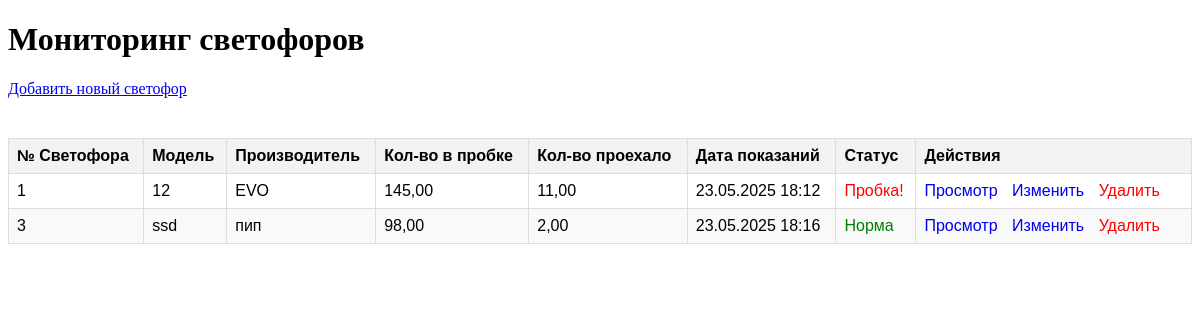
The page / on the database its author committed.
### machines/models.py (models this page shows, shortened)
class Machine(models.Model):
    machine_number = models.CharField(max_length=50, unique=True, verbose_name="Номер светофора")
    last_maintenance = models.DateField(verbose_name="Дата включения", null=True, blank=True)
    installation_date = models.DateField(verbose_name="Дата выключения")
    manufacturer = models.CharField(max_length=100, verbose_name="Производитель")
    model = models.CharField(max_length=100, verbose_name="Модель")
    class Meta:
        verbose_name = "Светофор"
        verbose_name_plural = "Светофоры"

class MachineReading(models.Model):
    reading_number = models.AutoField(primary_key=True, verbose_name="№ светофора")
    machine = models.ForeignKey(Machine, on_delete=models.CASCADE, verbose_name="Светофор")
    timestamp = models.DateTimeField(verbose_name="Дата и время")
    vibration_frequency = models.DecimalField(max_digits=6, decimal_places=2, verbose_name="Кол-во машин в пробке")
    power_consumption = models.DecimalField(max_digits=6, decimal_places=2, verbose_name="Кол-во проехало")
    temperature = models.DecimalField(max_digits=6, decimal_places=2, verbose_name="")
    notes = models.TextField(blank=True, verbose_name="Примечания")
    class Meta:
        verbose_name = "Показание светофора"
        verbose_name_plural = "Показания светофоров"
        ordering = ['-timestamp']

### machines/views.py (the view)
# urls.py: path('', views.MachineListView.as_view(), name='machine-list'),
class MachineListView(ListView):
    model = Machine
    template_name = 'machines/machine_list.html'
    context_object_name = 'machines'
    def get_context_data(self, **kwargs):
        context = super().get_context_data(**kwargs)
        machines_with_readings = []
        for machine in context['machines']:
            last_reading = MachineReading.objects.filter(machine=machine).last()
            machines_with_readings.append({
                'machine': machine,
                'last_reading': last_reading
            })
        context['machines_with_readings'] = machines_with_readings
        return context

### machines/templates/machines/machine_list.html (shortened to what this page needs)
<!DOCTYPE html>
<html>
<head>
</head>
<body>
    <h1>Мониторинг светофоров</h1>
    <a href="{% url 'machine-create' %}" style="display: inline-block; margin-bottom: 20px;">Добавить новый светофор</a>
    <table>
        <thead>
            <tr>
                <th>№ Светофора</th>
                <th>Модель</th>
                <th>Производитель</th>
                <th>Кол-во в пробке</th>
                <th>Кол-во проехало</th>
                <th>Дата показаний</th>
                <th>Статус</th>
                <th>Действия</th>
            </tr>
        </thead>
        <tbody>
            {% for item in machines_with_readings %}
            <tr>
                <td>{{ item.machine.machine_number }}</td>
                <td>{{ item.machine.model }}</td>
                <td>{{ item.machine.manufacturer }}</td>
                <td>
                    {% if item.last_reading %}
                        {{ item.last_reading.vibration_frequency }}
                    {% else %}
                        Нет данных
                    {% endif %}
                </td>
                <td>
                    {% if item.last_reading %}
                        {{ item.last_reading.power_consumption }}
                    {% else %}
                        Нет данных
                    {% endif %}
                </td>
                <td>
                    {% if item.last_reading %}
                        {{ item.last_reading.timestamp|date:"d.m.Y H:i" }}
                    {% else %}
                        -
                    {% endif %}
                </td>
                <td class="{% if item.last_reading and item.last_reading.vibration_frequency > 100 %}status-danger{% elif item.last_reading %}status-ok{% endif %}">
                    {% if item.last_reading %}
                        {% if item.last_reading.vibration_frequency > 100 %}
                            Пробка!
                        {% else %}
                            Норма
                        {% endif %}
                    {% else %}
                        Нет данных
                    {% endif %}
                </td>
                <td class="action-links">
                    <a href="{% url 'machine-detail' item.machine.pk %}">Просмотр</a>
                    <a href="{% url 'machine-update' item.machine.pk %}">Изменить</a>
                    <a href="{% url 'machine-delete' item.machine.pk %}" style="color: red;">Удалить</a>
                </td>
            </tr>
            {% endfor %}
        </tbody>
    </table>
</body>
</html>

### machines/templates/machines/machine_list.html (style rules this page uses)
table { width: 100%; border-collapse: collapse; margin: 20px 0; font-family: Arial, sans-serif; }
th, td { border: 1px solid #ddd; padding: 8px; text-align: left; }
th { background-color: #f2f2f2; position: sticky; top: 0; }
tr:nth-child(even) { background-color: #f9f9f9; }
.status-ok { color: green; }
.status-danger { color: red; }
.action-links a { margin-right: 10px; text-decoration: none; }

### rows shown on the page
Machine: machine.machine_number "1", machine.model "12", machine.manufacturer "EVO", last_reading.vibration_frequency "145,00", last_reading.power_consumption "11,00", last_reading.timestamp "23.05.2025 18:12", shows "Пробка!"
Machine: machine.machine_number "3", machine.model "ssd", machine.manufacturer "пип", last_reading.vibration_frequency "98,00", last_reading.power_consumption "2,00", last_reading.timestamp "23.05.2025 18:16", shows "Норма"
